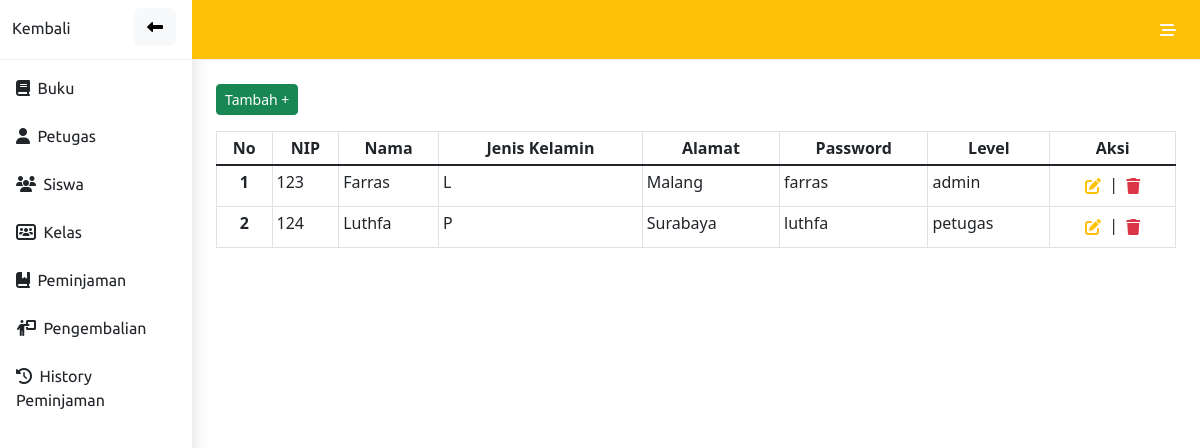
/admin/petugas.php (signed in), run on an earlier commit of the app's database.
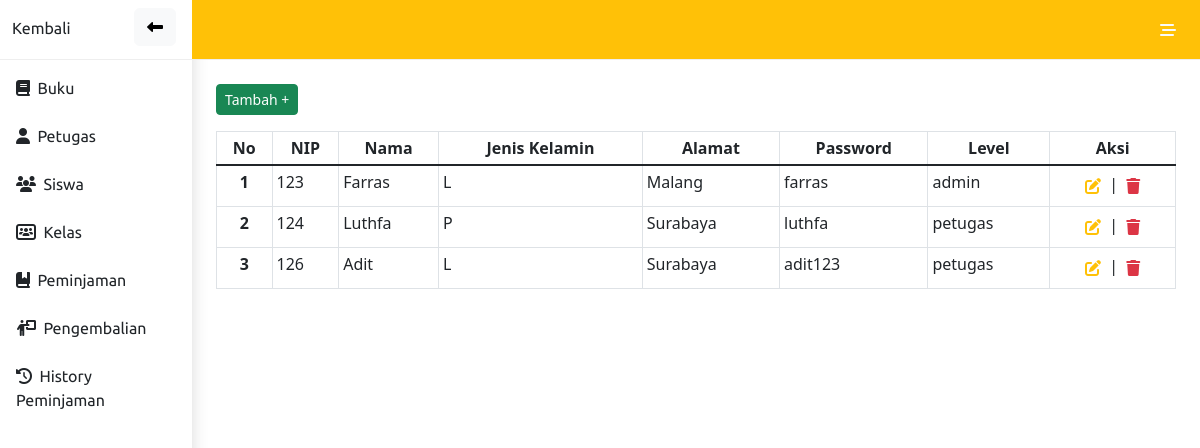
And on a later commit of the database.
### tables this page shows
CREATE TABLE `petugas` (
  `nip` int(11) NOT NULL,
  `nama` varchar(100) NOT NULL,
  `jenis_kelamin` enum('L','P') NOT NULL,
  `alamat` varchar(255) NOT NULL,
  `password` varchar(255) NOT NULL,
  `level` enum('admin','petugas') NOT NULL
);

### config.php (called while the page is built, shortened)
<?php
$conn = mysqli_connect("localhost", "root", "", "perpus10");
function read($col, $tabel, $condisi){
    global $conn;
    $tampil = mysqli_query($conn, "SELECT $col FROM $tabel $condisi");
    return $tampil;
}
 ?>

### admin/petugas.php (the view, shortened to what this page needs)
<?php
include '../config.php';
?>
<!DOCTYPE html>
<html lang="en">
<head>
</head>
<body>
<?php include 'nav.php'?>
        <div class="container">
            <div class="container pt-4 m-auto">
                <button class="btn btn-sm btn-success mb-3" data-bs-toggle="modal" data-bs-target="#tambah">Tambah +</button>
                <table class="table table-sm table-hover table-bordered">
                    <thead class="text-center">
                        <tr>
                            <th>No</th>
                            <th>NIP</th>
                            <th>Nama</th>
                            <th>Jenis Kelamin</th>
                            <th>Alamat</th>
                            <th>Password</th>
                            <th>Level</th>
                            <th>Aksi</th>
                        </tr>
                    </thead>
                    <tbody class="table-group-divider">
                        <?php
                            $no=0;
                            $petugas = read('*', 'petugas', '');
                                    while($data = mysqli_fetch_assoc($petugas)){
                                    $no++;
                        ?>
                        <tr>
                            <th class="text-center" scope="row"><?=$no?></th>
                            <td><?=$data['nip']?></td>
                            <td><?=$data['nama']?></td>
                            <td><?=$data['jenis_kelamin']?></td>
                            <td><?=$data['alamat']?></td>
                            <td><?=$data['password']?></td>
                            <td><?=$data['level']?></td>
                            <td class="text text-center">
                                <button class="btn btn-polos p-1">
                                    <a class="text-warning" href="edit_petugas.php?nip=<?= $data['nip']; ?>">
                                        <i class="fa-solid fa-pen-to-square"></i>
                                    </a>
                                </button> |
                                <button class="btn btn-polos p-1">
                                    <a class="text-danger" href="hapus.php?nip=<?= $data['nip']; ?>"><i class="fa-solid fa-trash"></i></a>
                                </button>
                            </td>
                        </tr>
                        <?php
                            }
                        ?>
                    </tbody>
                </table>
            </div>
        </div>
</body>
</html>

What changed in the data, as far as the page shows it:
added petugas: nip "126", nama "Adit", jenis_kelamin "L", alamat "Surabaya", password "adit123", level "petugas"
